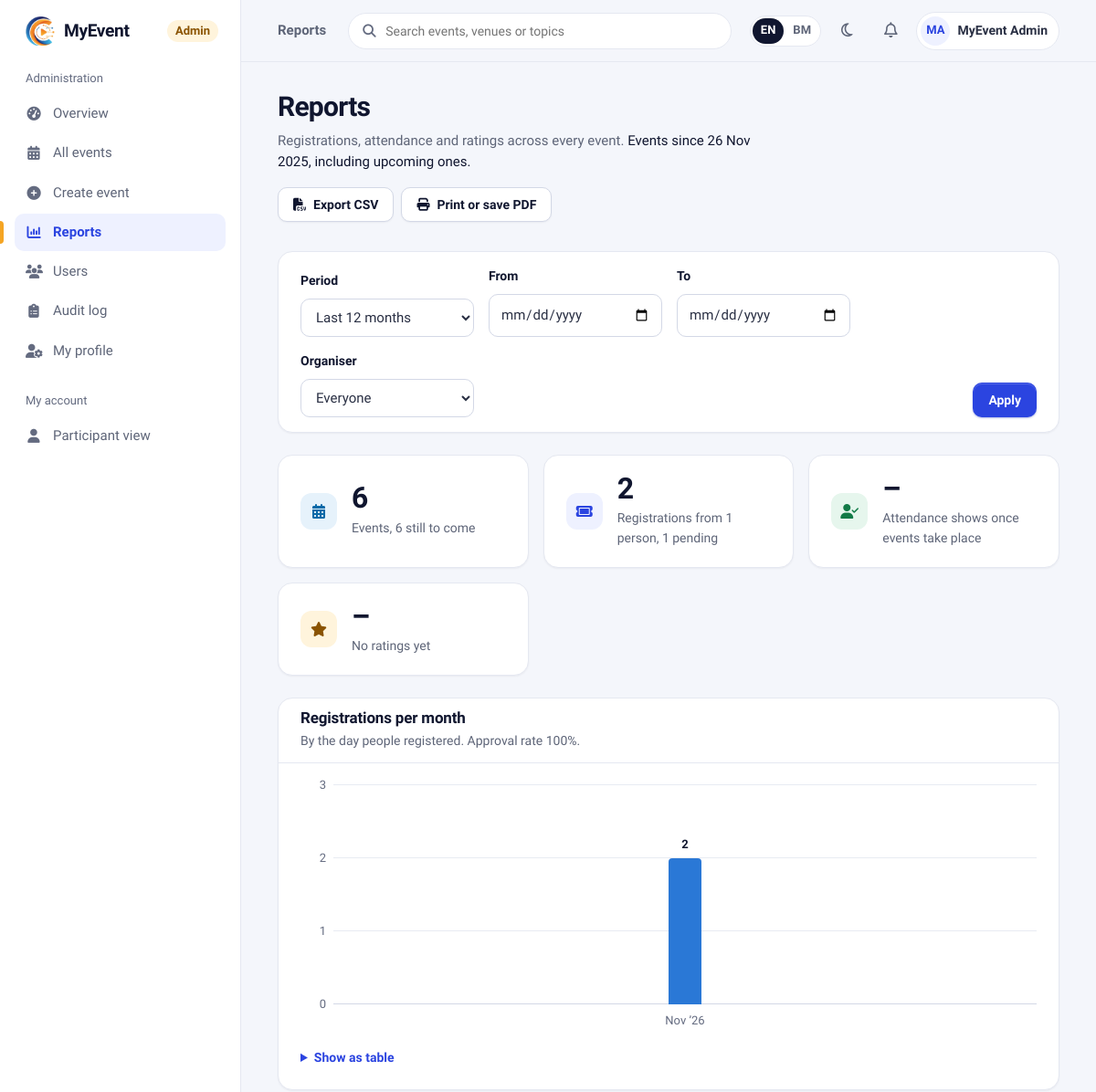
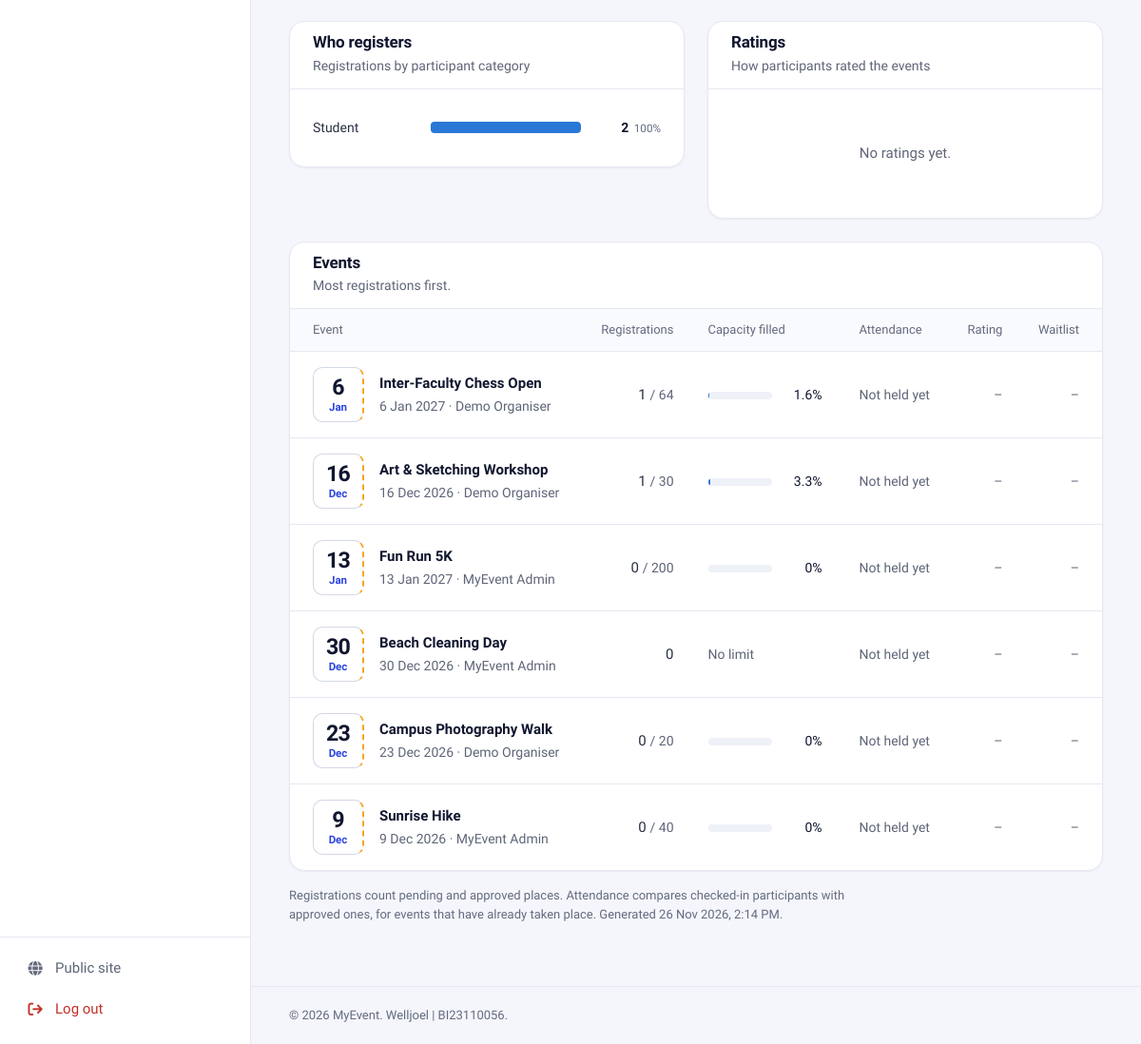
Screenshot of /admin/reports.php (signed in) with the database file from the repository (2 pictures, top to bottom).
### tables this page shows
CREATE TABLE IF NOT EXISTS `users` (
  `user_id` int(11) NOT NULL AUTO_INCREMENT,
  `category` enum('Staff','Student','Public') NOT NULL,
  `name` varchar(255) NOT NULL,
  `email` varchar(255) NOT NULL,
  `phone` varchar(20) DEFAULT NULL,
  `organization` varchar(255) NOT NULL,
  `recommend_events` text DEFAULT NULL,
  `password` varchar(255) NOT NULL,
  `role` enum('Admin','User') NOT NULL DEFAULT 'User',
  `created_at` timestamp NOT NULL DEFAULT current_timestamp(),
  `bio` text DEFAULT NULL,
  `profile_pic` varchar(255) DEFAULT NULL,
  `email_participant` tinyint(1) NOT NULL DEFAULT 1 COMMENT 'Emails about my own registrations and events I joined',
  `email_organiser` tinyint(1) NOT NULL DEFAULT 1 COMMENT 'Emails when people register for events I organise',
  `locale` varchar(5) DEFAULT NULL COMMENT 'Interface and email language: en or ms (NULL = not chosen yet)',
  PRIMARY KEY (`user_id`),
  UNIQUE KEY `email` (`email`)
);

CREATE TABLE IF NOT EXISTS `events` (
  `event_id` int(11) NOT NULL AUTO_INCREMENT,
  `event_name` varchar(255) NOT NULL,
  `description` text DEFAULT NULL,
  `contact_no` varchar(20) DEFAULT NULL,
  `category_id` int(10) unsigned DEFAULT NULL,
  `venue` varchar(255) NOT NULL,
  `event_date` date NOT NULL,
  `event_time` time NOT NULL,
  `end_time` time DEFAULT NULL,
  `mode` enum('Physical','Online','Hybrid') NOT NULL DEFAULT 'Physical',
  `remarks` text DEFAULT NULL,
  `visibility` enum('Public','Private') NOT NULL DEFAULT 'Public',
  `poster_path` varchar(255) DEFAULT NULL,
  `created_by` int(11) DEFAULT NULL,
  `created_at` timestamp NOT NULL DEFAULT current_timestamp(),
  `fee` decimal(10,2) NOT NULL DEFAULT 0.00,
  `reg_close_date` date DEFAULT NULL,
  `max_participants` int(11) NOT NULL DEFAULT 0,
  PRIMARY KEY (`event_id`),
  KEY `category_id` (`category_id`),
  KEY `fk_events_createdby` (`created_by`),
  KEY `idx_events_date` (`event_date`),
  CONSTRAINT `events_ibfk_1` FOREIGN KEY (`category_id`) REFERENCES `event_category` (`category_id`) ON DELETE SET NULL ON UPDATE CASCADE,
  CONSTRAINT `fk_events_createdby` FOREIGN KEY (`created_by`) REFERENCES `users` (`user_id`) ON DELETE SET NULL ON UPDATE CASCADE,
  CONSTRAINT `chk_events_fee` CHECK (`fee` >= 0),
  CONSTRAINT `chk_events_capacity` CHECK (`max_participants` >= 0)
);

### include/partials/report_view.php (the view, shortened to what the rows shown need)
<?php
$rp_summary    = report_summary($conn, $rf);
$rp_events     = report_events($conn, $rf);
$rp_shown      = array_slice($rp_events, 0, 50);
?>
<div class="page-header">
    <div>
        <h1><?= t('Reports') ?></h1>
    </div>
</div>
<?php if ($rp_summary['events'] === 0): ?>
    <section class="card">
        <div class="empty-state">
            <i class="fa-solid fa-chart-column"></i>
            <h3><?= t('No events in this period') ?></h3>
            <p><?= t('Choose a longer period, or come back once events have registrations.') ?></p>
            <a class="btn btn-secondary" href="?range=all"><?= t('Show all time') ?></a>
        </div>
    </section>
<?php else: ?>
<section class="card">
    <div class="card-header">
        <div>
            <h2 class="card-title"><?= t('Registrations per month') ?></h2>
        </div>
    </div>
</section>
<div class="grid-2">
    <section class="card">
        <div class="card-header">
            <div>
                <h2 class="card-title"><?= t('Who registers') ?></h2>
            </div>
        </div>
    </section>
    <section class="card">
        <div class="card-header">
            <div>
                <h2 class="card-title"><?= t('Ratings') ?></h2>
            </div>
        </div>
    </section>
</div>
<section class="card">
    <div class="card-header">
        <div>
            <h2 class="card-title"><?= t('Events') ?></h2>
        </div>
    </div>
    <div class="table-wrap">
        <table class="table report-table">
            <thead>
            <tr>
                <th scope="col"><?= t('Event') ?></th>
                <th scope="col" class="num"><?= t('Registrations') ?></th>
                <th scope="col"><?= t('Capacity filled') ?></th>
                <th scope="col"><?= t('Attendance') ?></th>
                <th scope="col" class="num"><?= t('Rating') ?></th>
                <th scope="col" class="num"><?= t('Waitlist') ?></th>
            </tr>
            </thead>
            <tbody>
            <?php foreach ($rp_shown as $ev): ?>
                <tr>
                    <td>
                        <div class="event-cell">
                            <?= datestub($ev['event_date']) ?>
                            <div>
                                <a class="event-cell-title" href="<?= e($rp_events_url . $ev['event_id']) ?>"><?= e($ev['event_name']) ?></a>
                                <div class="event-cell-meta"><?= e(ldate('j M Y', $ev['event_date'])) ?><?= $rp_organisers && $ev['organiser'] ? ' · ' . e($ev['organiser']) : '' ?></div>
                            </div>
                        </div>
                    </td>
                    <td class="num"><?= $ev['registrations'] ?><?= $ev['capacity'] ? ' <span class="cell-muted">/ ' . $ev['capacity'] . '</span>' : '' ?></td>
                    <td><?= $ev['capacity'] ? render_rate_meter($ev['fill_rate']) : '<span class="cell-muted">' . t('No limit') . '</span>' ?></td>
                    <td><?= $ev['held'] ? ($ev['approved'] ? render_rate_meter($ev['attendance_rate']) : '<span class="cell-muted">' . t('Nobody approved') . '</span>') : '<span class="cell-muted">' . t('Not held yet') . '</span>' ?></td>
                    <td class="num"><?= $ev['rating_avg'] !== null ? e(number_format($ev['rating_avg'], 1)) . ' <span class="cell-muted">(' . $ev['rating_count'] . ')</span>' : '<span class="cell-muted">–</span>' ?></td>
                    <td class="num"><?= $ev['waiting'] ?: '<span class="cell-muted">–</span>' ?></td>
                </tr>
            <?php endforeach; ?>
            </tbody>
        </table>
    </div>
</section>
<?php endif; ?>

### include/layout/app_start.php (shortened to what the rows shown need)
<?php
$nav_area   = $nav_area ?? 'user';
$__uid    = current_user_id();
$__me     = db_all($conn, 'SELECT name, profile_pic FROM users WHERE user_id = ?', 'i', [$__uid])[0]
            ?? ['name' => $_SESSION['name'] ?? '', 'profile_pic' => null];
$__avatar = avatar_url($__me['profile_pic']);
$u = BASE_URL;
$__profileUrl = $nav_area === 'admin' ? $u . 'admin/profile.php' : $u . 'users/profile.php';
?>
<!DOCTYPE html>
<html lang="<?= e(html_lang()) ?>">
<head>
    <link rel="stylesheet" href="https://cdnjs.cloudflare.com/ajax/libs/font-awesome/6.5.0/css/all.min.css">
    <link rel="stylesheet" href="<?= e($u) ?>assets/css/app.css?v=16">
</head>
<body class="app">
<div class="app-shell">
    <header class="topbar">
        <div class="topbar-actions">
            <a class="user-chip" href="<?= e($__profileUrl) ?>">
                <?php if ($__avatar): ?>
                    <img class="avatar" src="<?= e($__avatar) ?>" alt="">
                <?php else: ?>
                    <span class="avatar" aria-hidden="true"><?= e(initials($__me['name'])) ?></span>
                <?php endif; ?>
                <span class="user-chip-name"><?= e($__me['name']) ?></span>
            </a>
        </div>
    </header>
    <main class="app-main" id="main">

### include/helpers.php (shortened to what the rows shown need)
<?php
function avatar_url(?string $file): ?string
{
    return null;
}
function datestub(?string $date): string
{
    if (!$date || !($ts = strtotime($date))) {
        return '<span class="datestub is-past" aria-label="' . e(__('No date')) . '"><b>–</b><span>' . e(__('TBA')) . '</span></span>';
    }
    $past = date('Y-m-d', $ts) < date('Y-m-d') ? ' is-past' : '';
    return '<span class="datestub' . $past . '" aria-label="' . e(ldate('j F Y', $ts)) . '"><b>'
        . date('j', $ts) . '</b><span>' . e(ldate('M', $ts)) . '</span></span>';
}
function initials(?string $name): string
{
    $parts = preg_split('/\s+/', trim((string) $name)) ?: [];
    $letters = '';
    foreach (array_slice(array_filter($parts), 0, 2) as $p) {
        $letters .= mb_strtoupper(mb_substr($p, 0, 1));
    }
    return $letters ?: '?';
}
function db_all(mysqli $conn, string $sql, string $types = '', array $params = []): array
{
    $stmt = $conn->prepare($sql);
    if ($types !== '') {
        $stmt->bind_param($types, ...$params);
    }
    $stmt->execute();
    $rows = $stmt->get_result()->fetch_all(MYSQLI_ASSOC);
    return $rows;
}
function db_value(mysqli $conn, string $sql, string $types = '', array $params = [])
{
    $stmt = $conn->prepare($sql);
    if ($types !== '') {
        $stmt->bind_param($types, ...$params);
    }
    $stmt->execute();
    $row = $stmt->get_result()->fetch_row();
    return $row[0] ?? null;
}

### include/reports.php (shortened to what the rows shown need)
<?php
function report_filter(array $query, ?int $organiser = null): array
{
    $preset = (string) ($query['range'] ?? '12m');
    $from = $to = null;
    if ($preset === 'custom') {
        $from = valid_date($query['from'] ?? null) ? $query['from'] : null;
        $to   = valid_date($query['to'] ?? null) ? $query['to'] : null;
        if ($from && $to && $from > $to) {
            [$from, $to] = [$to, $from];
        }
        if (!$from && !$to) {
            $preset = 'all';
        }
    } elseif (array_key_exists($preset, REPORT_PRESETS)) {
        $offset = REPORT_PRESETS[$preset];
        $from = $offset ? date('Y-m-d', strtotime($offset)) : null;
    } else {
        $preset = '12m';
        $from = date('Y-m-d', strtotime('-12 months'));
    }
    if ($preset === 'custom') {
        $label = match (true) {
            $from && $to => __('Events from {from} to {to}', ['from' => ldate('j M Y', $from), 'to' => ldate('j M Y', $to)]),
            (bool) $from => __('Events from {from}', ['from' => ldate('j M Y', $from)]),
            default      => __('Events up to {to}', ['to' => ldate('j M Y', $to)]),
        };
    } elseif ($from) {
        $label = __('Events since {from}, including upcoming ones', ['from' => ldate('j M Y', $from)]);
    } else {
        $label = __('All events');
    }
    return ['preset' => $preset, 'from' => $from, 'to' => $to, 'organiser' => $organiser, 'label' => $label];
}
function report_where(array $f): array
{
    $sql = ['1 = 1'];
    $types = '';
    $params = [];
    if (!empty($f['from'])) {
        $sql[] = 'e.event_date >= ?';
        $types .= 's';
        $params[] = $f['from'];
    }
    return [implode(' AND ', $sql), $types, $params];
}
function report_rate(int $part, int $whole): ?float
{
    return $whole > 0 ? round($part / $whole * 100, 1) : null;
}
function report_summary(mysqli $conn, array $f): array
{
    [$where, $types, $params] = report_where($f);
    $row = db_all($conn,
        "SELECT COUNT(DISTINCT e.event_id) AS events,
                COUNT(DISTINCT CASE WHEN e.event_date >= CURDATE() THEN e.event_id END) AS upcoming,
                COUNT(r.reg_id) AS submitted,
                SUM(r.approval_status IN ('Pending', 'Approved')) AS registrations,
                SUM(r.approval_status = 'Approved') AS approved,
                SUM(r.approval_status = 'Pending') AS pending,
                SUM(r.approval_status = 'Rejected') AS rejected,
                SUM(r.approval_status = 'Approved' AND e.event_date <= CURDATE()) AS approved_held,
                SUM(r.approval_status = 'Approved' AND e.event_date <= CURDATE() AND r.attendance_status = 'Present') AS attended,
                COUNT(DISTINCT CASE WHEN r.approval_status <> 'Rejected' THEN r.user_id END) AS people
         FROM events e LEFT JOIN registrations r ON r.event_id = e.event_id
         WHERE $where", $types, $params)[0];
    $rating = db_all($conn,
        "SELECT AVG(f.rating) AS avg, COUNT(*) AS count FROM feedback f JOIN events e ON e.event_id = f.event_id WHERE $where",
        $types, $params)[0];
    $waiting = (int) db_value($conn,
        "SELECT COUNT(*) FROM waitlist w JOIN events e ON e.event_id = w.event_id WHERE $where AND e.event_date >= CURDATE()",
        $types, $params);
    $n = static fn($v) => (int) ($v ?? 0);
    return [
        'events'          => $n($row['events']),
        'upcoming'        => $n($row['upcoming']),
        'registrations'   => $n($row['registrations']),
        'approved'        => $n($row['approved']),
        'pending'         => $n($row['pending']),
        'rejected'        => $n($row['rejected']),
        'people'          => $n($row['people']),
        'approved_held'   => $n($row['approved_held']),
        'attended'        => $n($row['attended']),
        'attendance_rate' => report_rate($n($row['attended']), $n($row['approved_held'])),
        'approval_rate'   => report_rate($n($row['approved']), $n($row['approved']) + $n($row['rejected'])),
        'rating_avg'      => $rating['count'] ? round((float) $rating['avg'], 2) : null,
        'rating_count'    => (int) $rating['count'],
        'waiting'         => $waiting,
    ];
}
function report_events(mysqli $conn, array $f, ?int $limit = null): array
{
    [$where, $types, $params] = report_where($f);
    $sql = "SELECT e.event_id, e.event_name, e.event_date, e.max_participants, MAX(u.name) AS organiser,
                   SUM(r.approval_status IN ('Pending', 'Approved')) AS registrations,
                   SUM(r.approval_status = 'Approved') AS approved,
                   SUM(r.approval_status = 'Approved' AND r.attendance_status = 'Present') AS attended,
                   (SELECT COUNT(*) FROM waitlist w WHERE w.event_id = e.event_id) AS waiting,
                   (SELECT AVG(fb.rating) FROM feedback fb WHERE fb.event_id = e.event_id) AS rating_avg,
                   (SELECT COUNT(*) FROM feedback fb WHERE fb.event_id = e.event_id) AS rating_count
            FROM events e
            LEFT JOIN registrations r ON r.event_id = e.event_id
            LEFT JOIN users u ON u.user_id = e.created_by
            WHERE $where
            GROUP BY e.event_id
            ORDER BY registrations DESC, e.event_date DESC, e.event_id DESC";
    $today = date('Y-m-d');
    return array_map(static function (array $r) use ($today) {
        $regs = (int) $r['registrations'];
        $approved = (int) $r['approved'];
        $attended = (int) $r['attended'];
        $capacity = (int) $r['max_participants'];
        $held = $r['event_date'] <= $today;
        return [
            'event_id'        => (int) $r['event_id'],
            'event_name'      => $r['event_name'],
            'event_date'      => $r['event_date'],
            'organiser'       => $r['organiser'],
            'capacity'        => $capacity,
            'registrations'   => $regs,
            'approved'        => $approved,
            'attended'        => $attended,
            'waiting'         => (int) $r['waiting'],
            'held'            => $held,
            'fill_rate'       => $capacity > 0 ? report_rate($regs, $capacity) : null,
            'attendance_rate' => $held ? report_rate($attended, $approved) : null,
            'rating_avg'      => $r['rating_count'] ? round((float) $r['rating_avg'], 2) : null,
            'rating_count'    => (int) $r['rating_count'],
        ];
    }, db_all($conn, $sql, $types, $params));
}
function format_rate(?float $rate): string
{
    return $rate === null ? '–' : rtrim(rtrim(number_format($rate, 1), '0'), '.') . '%';
}
function render_rate_meter(?float $rate): string
{
    return '<span class="meter" title="' . e(format_rate($rate)) . '"><span class="meter-track"><span class="meter-fill" style="width:'
         . min(100, $rate) . '%"></span></span><span class="meter-value">' . e(format_rate($rate)) . '</span></span>';
}

### rows the page displays
users: name "MA", name "MyEvent Admin"
events: event_date "6", event_date "Jan", event_name "Inter-Faculty Chess Open", event_date "6 Jan 2027", organiser "Demo Organiser", registrations "1", max_participants "64", rate "1.6%", waiting "–"
events: event_date "16", event_date "Dec", event_name "Art & Sketching Workshop", event_date "16 Dec 2026", organiser "Demo Organiser", registrations "1", max_participants "30", rate "3.3%", waiting "–"
events: event_date "13", event_date "Jan", event_name "Fun Run 5K", event_date "13 Jan 2027", organiser "MyEvent Admin", registrations "0", max_participants "200", rate "0%", waiting "–"
events: event_date "30", event_date "Dec", event_name "Beach Cleaning Day", event_date "30 Dec 2026", organiser "MyEvent Admin", registrations "0", waiting "–"
events: event_date "23", event_date "Dec", event_name "Campus Photography Walk", event_date "23 Dec 2026", organiser "Demo Organiser", registrations "0", max_participants "20", rate "0%", waiting "–"
events: event_date "9", event_date "Dec", event_name "Sunrise Hike", event_date "9 Dec 2026", organiser "MyEvent Admin", registrations "0", max_participants "40", rate "0%", waiting "–"

### other values shown
APP_NAME "MyEvent"
t('Admin') "Admin"
$__group "Administration"
$__l[0] "Overview"
$__l[0] "All events"
$__l[0] "Create event"
$__l[0] "Reports"
$__l[0] "Users"
$__l[0] "Audit log"
$__l[0] "My profile"
$__group "My account"
$__l[0] "Participant view"
t('Public site') "Public site"
t('Log out') "Log out"
$page_title "Reports"
